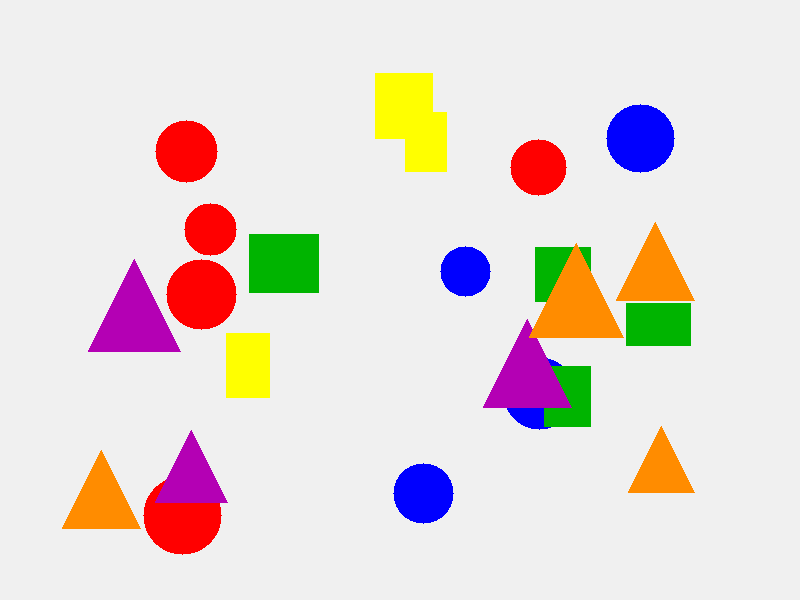
//> input picture images/q01_test.png, 800 x 600 px
$ ./main   (built with g++ and OpenCV 4)
//> lines starting //> are read from the running program, lines starting //| are printed output that depends on the picture; after the words box and inside, x2 and y2 are one past the last pixel; in counts of white or black regions, pixels touching at a corner belong together
// ============================================================
// 第一题：多形状物块检测与分类计数
//
// 这张图里的物块会互相压盖：颜色不同的两块叠在一起，在灰度/二值图里
// 就粘成一个连通域，直接 findContours 会把三四个物块数成一个。
//
// 分工是这样的：
//   - 颜色只用来"拆分粘连"。每个物块是单一纯色，所以按色相把前景
//     分层，压在下面的物块虽然被啃掉一块，至少不会和压它的那块混在
//     一起。色相层是从直方图里自动找出来的，没有写死任何一种颜色。
//   - 形状分类完全不看颜色，只用几何量：圆度 4πA/P²、多边形逼近的
//     顶点数、外接矩形的填充率。题目要求的"不能通过颜色判断"指的
//     就是这个分类环节。
//
// 被压盖的物块有缺口，圆度、填充率都会掉下来，这时改用它的凸包来
// 判断：缺口是另一个物块的直边切出来的，所以凸包把缺口补回去以后，
// 圆被补成圆、三角形被补成三角形。
// ============================================================
#include <opencv2/opencv.hpp>
#include <iostream>
#include <vector>
#include <algorithm>

using namespace std;
using namespace cv;

// 一个轮廓的几何特征
struct Feat {
    double area, peri, circ, extent;
    int vtx;
};

static Feat measure(const Mat& mask8) {
    Feat f{0, 0, 0, 0, 0};
    vector<vector<Point>> cs;
    findContours(mask8, cs, RETR_EXTERNAL, CHAIN_APPROX_SIMPLE);
    if (cs.empty()) return f;
    int bi = 0;
    for (size_t i = 1; i < cs.size(); ++i)
        if (contourArea(cs[i]) > contourArea(cs[bi])) bi = (int)i;

    f.area = contourArea(cs[bi]);
    f.peri = arcLength(cs[bi], true);
    f.circ = (f.peri > 1e-6) ? 4.0 * CV_PI * f.area / (f.peri * f.peri) : 0.0;

    double eps = 0.02 * f.peri;
    vector<Point> approx;
    approxPolyDP(cs[bi], approx, eps, true);
    f.vtx = (int)approx.size();

    Rect br = boundingRect(cs[bi]);
    f.extent = (br.width > 0 && br.height > 0) ? f.area / (double)(br.width * br.height) : 0.0;
    return f;
}

// 凸包版的特征：用来处理被啃掉一块的物块
static Mat hullMask(const Mat& mask8) {
    vector<vector<Point>> cs;
    findContours(mask8, cs, RETR_EXTERNAL, CHAIN_APPROX_SIMPLE);
    Mat m = Mat::zeros(mask8.size(), CV_8U);
    if (cs.empty()) return m;
    int bi = 0;
    for (size_t i = 1; i < cs.size(); ++i)
        if (contourArea(cs[i]) > contourArea(cs[bi])) bi = (int)i;
    vector<Point> hull;
    convexHull(cs[bi], hull);
    drawContours(m, vector<vector<Point>>{hull}, -1, Scalar(255), FILLED);
    return m;
}

// 兜底判据：拿三种外接模型（最小外接圆 / 最小外接矩形 / 最小外接
// 三角形）分别去覆盖轮廓，哪个模型被填得最满就判成哪一类。物块只剩
// 一个楔形、凸包也判断不出形状时用这一招。
static int bestFitModel(const Mat& mask8) {
    vector<vector<Point>> cs;
    findContours(mask8, cs, RETR_EXTERNAL, CHAIN_APPROX_SIMPLE);
    if (cs.empty()) return 2;
    int bi = 0;
    for (size_t i = 1; i < cs.size(); ++i)
        if (contourArea(cs[i]) > contourArea(cs[bi])) bi = (int)i;

    double a = contourArea(cs[bi]);
    if (a <= 1) return 2;

    Point2f c;
    float r;
    minEnclosingCircle(cs[bi], c, r);
    double rc = (r > 0) ? a / (CV_PI * r * r) : 0;

    RotatedRect rr = minAreaRect(cs[bi]);
    double ra = (double)rr.size.width * rr.size.height;
    double rrect = (ra > 0) ? a / ra : 0;

    vector<Point2f> tri;
    minEnclosingTriangle(cs[bi], tri);
    double ta = 0;
    if (tri.size() == 3) ta = fabs(contourArea(tri));
    double rtri = (ta > 0) ? a / ta : 0;

    if (rc >= rrect && rc >= rtri) return 0;   // 圆
    if (rtri > rrect) return 1;                // 三角形
    return 2;                                  // 矩形
}

// 色相直方图的峰：前景像素按色相投票，票数够多的局部峰就是一个
// 颜色层。相邻峰之间取中点作为分界。
static vector<int> findHuePeaks(const Mat& H, const Mat& fg) {
    int hist[180] = {0};
    for (int y = 0; y < fg.rows; ++y)
        for (int x = 0; x < fg.cols; ++x)
            if (fg.at<uchar>(y, x)) ++hist[H.at<uchar>(y, x)];

    long long total = 0;
    for (int i = 0; i < 180; ++i) total += hist[i];
    if (total == 0) return {};

    // 直接在色相直方图上找局部极大（和自己左右各一个 bin 比），
    // 阈值取总票数的 3%
    int thr = (int)(total * 0.03);
    vector<int> peaks;
    for (int i = 0; i < 180; ++i) {
        int a = hist[(i + 179) % 180], b = hist[i], c = hist[(i + 1) % 180];
        if (b >= thr && b >= a && b > c) peaks.push_back(i);
    }
    // 相邻的峰（间距 < 6）合并成一个
    vector<int> merged;
    for (int p : peaks) {
        if (!merged.empty()) {
            int q = merged.back();
            int d = abs(p - q);
            d = min(d, 180 - d);
            if (d < 6) {
                if (hist[p] > hist[q]) merged.back() = p;
                continue;
            }
        }
        merged.push_back(p);
    }
    return merged;
}

int main(int argc, char** argv) {
    string inPath = (argc > 1) ? argv[1] : "images/q01_test.png";
    Mat img = imread(inPath);
//> img is the input picture: 600 rows x 800 cols, CV_8UC3; mean B, G, R 215.3, 218.7, 229.9
    if (img.empty()) {
        cerr << "无法读取图像: " << inPath << endl;
        return 1;
    }

    // ---------- 1. 前景掩码：只靠饱和度，不看色相 ----------
    Mat hsv;
    cvtColor(img, hsv, COLOR_BGR2HSV);
//> hsv: 600 rows x 800 cols, CV_8UC3; mean H, S, V 8, 35.7, 238.7
    Mat Hh, Ss, Vv;
    vector<Mat> ch;
    split(hsv, ch);
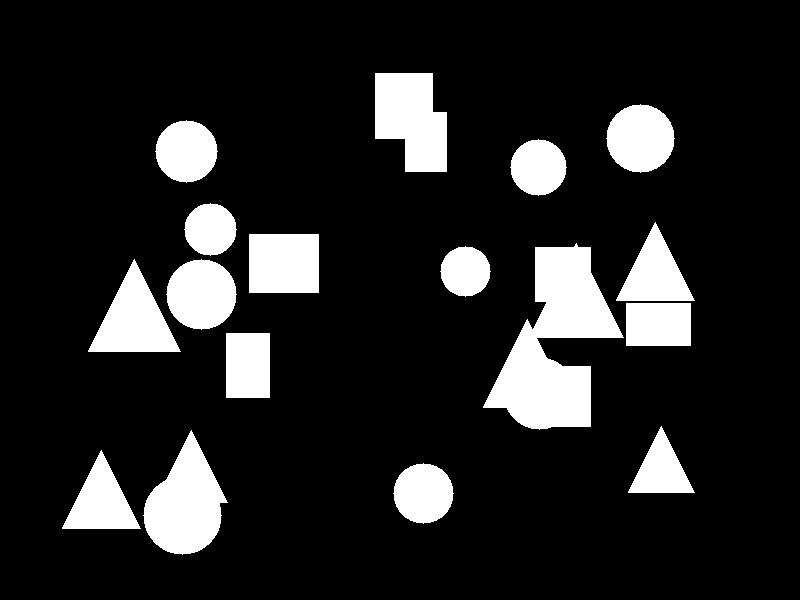
//> ch[1]: 600 rows x 800 cols, CV_8UC1; 14% white; 17 white regions, largest, box (x1, y1, x2, y2) and area: (483, 243, 624, 430) 12876, (143, 430, 228, 555) 6213, (375, 73, 447, 172) 5592
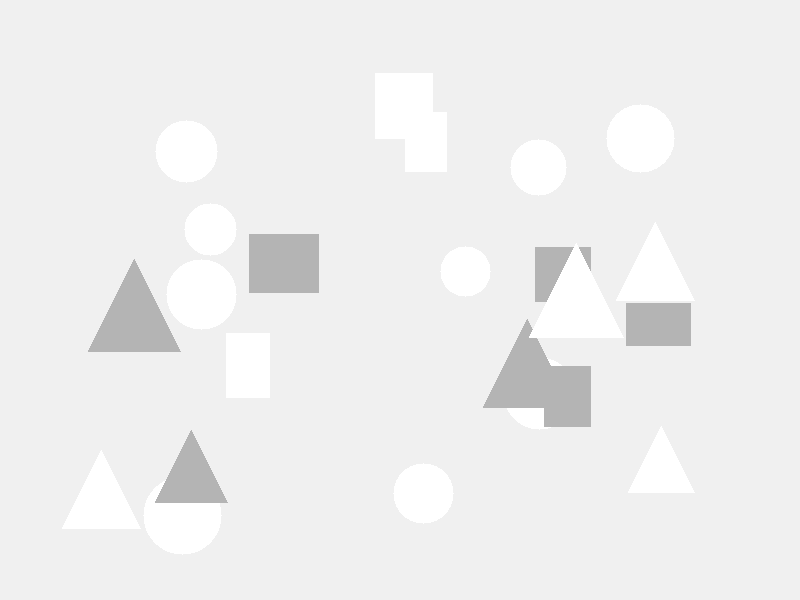
//> ch[2]: 600 rows x 800 cols, CV_8UC1; min 180, max 255, mean 238.7
    Hh = ch[0]; Ss = ch[1]; Vv = ch[2];

    Mat fg;
    inRange(hsv, Scalar(0, 90, 60), Scalar(180, 255, 255), fg);

    // ---------- 2. 按色相分层（只为了拆分粘连，不参与分类） ----------
    vector<int> peaks = findHuePeaks(Hh, fg);
//> after the loop in findHuePeaks, `for (int y = 0; y < fg.rows; ++y)`: hist = 180 values, max 14940 at index 0, min 0 at index 1, mean 373.7
//> the loop in findHuePeaks, `for (int i = 0; i < 180; ++i) total += hist[i];` made 180 passes
//> total on passes 1 to 3: 14940, 14940, 14940
//> after the loop in findHuePeaks, `for (int i = 0; i < 180; ++i) total += hist[i];`: total = 67270
//> in findHuePeaks, `int thr = (int)(total * 0.03);`: thr = 2018
//> the loop in findHuePeaks, `for (int i = 0; i < 180; ++i)` made 180 passes
//> (a, b, c) on passes 1 to 3: (0, 14940, 0), (14940, 0, 0), (0, 0, 0)
//> peaks = [0, 16, 30, 60, 120, 150]
    if (peaks.empty()) {
        cerr << "没有找到任何颜色层" << endl;
        return 2;
    }

    Mat layer(img.size(), CV_8U, Scalar(0));   // 0 背景，1..P 层号
    for (int y = 0; y < img.rows; ++y)
        for (int x = 0; x < img.cols; ++x) {
            if (!fg.at<uchar>(y, x)) continue;
            int h = Hh.at<uchar>(y, x);
            int best = 0, bd = 999;
            for (size_t k = 0; k < peaks.size(); ++k) {
                int d = abs(h - peaks[k]);
                d = min(d, 180 - d);
                if (d < bd) { bd = d; best = (int)k; }
            }
            layer.at<uchar>(y, x) = (uchar)(best + 1);
        }
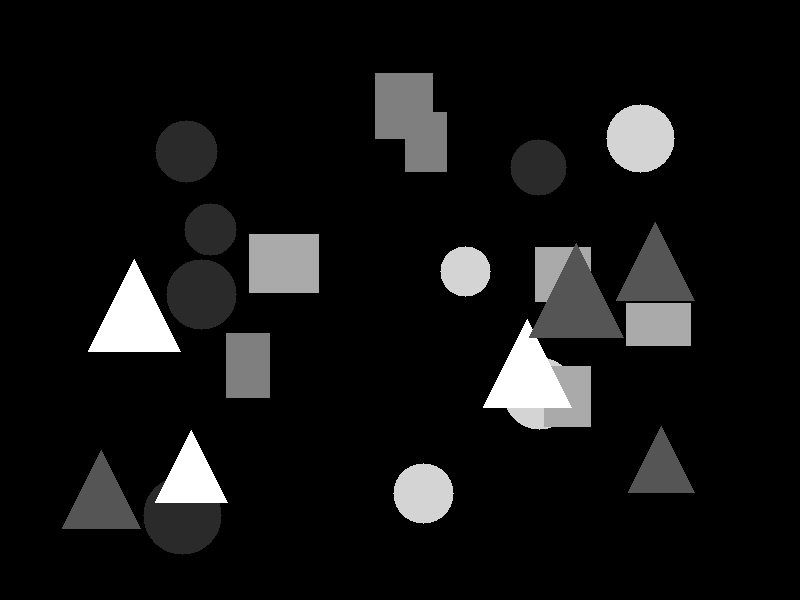
//> layer: 600 rows x 800 cols, CV_8UC1; min 0, max 6, mean 0.46; drawn with min black and max white

    // ---------- 3. 逐层分类 ----------
    int nCircle = 0, nRect = 0, nTri = 0, nOther = 0;
    Mat out = img.clone();
    Mat k3 = getStructuringElement(MORPH_ELLIPSE, Size(3, 3));

    const Scalar colCircle(0, 255, 0);
    const Scalar colRect(255, 0, 0);
    const Scalar colTri(0, 0, 255);
    const Scalar colOther(0, 165, 255);

    for (size_t k = 0; k < peaks.size(); ++k) {
        Mat one = (layer == (int)k + 1);
        one.convertTo(one, CV_8U, 255);
        morphologyEx(one, one, MORPH_OPEN, k3);

        Mat lbl, stats, cents;
        int n = connectedComponentsWithStats(one, lbl, stats, cents);

        for (int i = 1; i < n; ++i) {
            int area = stats.at<int>(i, CC_STAT_AREA);
            if (area < 200) continue;              // 抗锯齿碎边

            Mat piece = (lbl == i);
            piece.convertTo(piece, CV_8U, 255);

            Feat f = measure(piece);
            string label;
            Scalar color;

            if (f.circ >= 0.85) {                   // 完整的圆
                ++nCircle; label = "C" + to_string(nCircle); color = colCircle;
            } else if (f.vtx == 3 && f.extent < 0.60) {   // 完整的三角形
                ++nTri; label = "T" + to_string(nTri); color = colTri;
            } else if (f.vtx == 4 && f.extent >= 0.90) {  // 完整的矩形
                ++nRect; label = "R" + to_string(nRect); color = colRect;
            } else {
                // 被压盖 / 和同色物块粘连：用凸包把缺口补回去再判断
                Mat hull = hullMask(piece);
                Feat h = measure(hull);
                if (h.circ >= 0.82) {
                    ++nCircle; label = "C" + to_string(nCircle); color = colCircle;
                } else if (h.vtx == 3) {
                    ++nTri; label = "T" + to_string(nTri); color = colTri;
                } else if (h.vtx == 4 || (h.vtx <= 6 && h.extent > 0.75)) {
                    ++nRect; label = "R" + to_string(nRect); color = colRect;
                } else {
                    // 只剩一个楔形时凸包也认不出来，用外接模型兜底
                    int mt = bestFitModel(hull);
                    if (mt == 0) { ++nCircle; label = "C" + to_string(nCircle); color = colCircle; }
                    else if (mt == 1) { ++nTri; label = "T" + to_string(nTri); color = colTri; }
                    else { ++nRect; label = "R" + to_string(nRect); color = colRect; }
                }
            }

            // 用凸包画框：被压盖的物块也能框出完整范围
            Mat hull = hullMask(piece);
            vector<vector<Point>> cc;
            findContours(hull, cc, RETR_EXTERNAL, CHAIN_APPROX_SIMPLE);
            if (!cc.empty()) drawContours(out, cc, -1, color, 2);

            Moments m = moments(cc.empty() ? piece : hull, true);
            if (m.m00 > 0) {
                Point c((int)(m.m10 / m.m00), (int)(m.m01 / m.m00));
                putText(out, label, c + Point(-10, 5), FONT_HERSHEY_SIMPLEX, 0.5,
                        Scalar(0, 0, 0), 3, LINE_AA);
                putText(out, label, c + Point(-10, 5), FONT_HERSHEY_SIMPLEX, 0.5,
                        color, 1, LINE_AA);
            }
        }
    }
//> this loop made 6 passes
//> (n, nCircle, nTri, nRect) on passes 1, 2, 4, 5, 6: (6, 5, 0, 0), (5, 5, 4, 0), (6, 5, 4, 6), (6, 8, 5, 6), (4, 8, 8, 6)
//> pass 1, `int n = connectedComponentsWithStats(one, lbl, stats, cents);`:
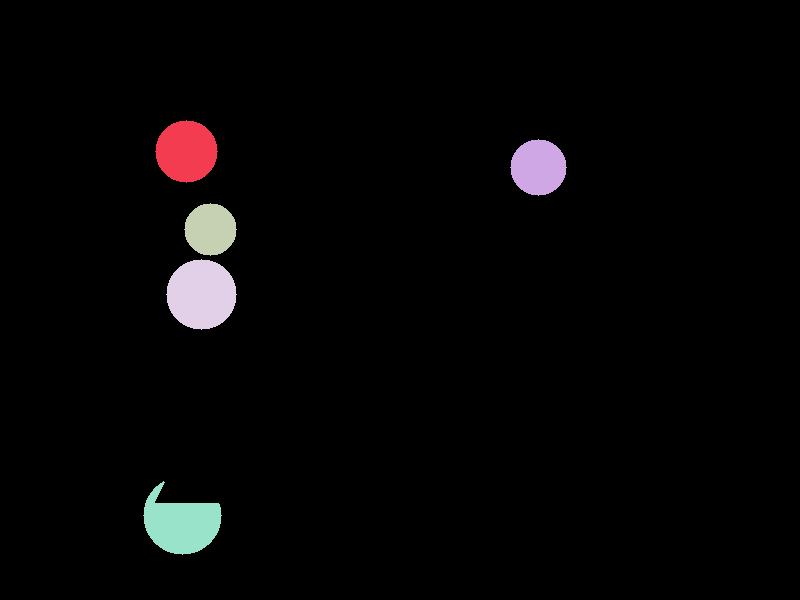
//> lbl: 600 rows x 800 cols, CV_32SC1; 6 distinct labels, from 0 to 5; one colour per label, 0 black
//> pass 2, `Mat one = (layer == (int)k + 1);`:
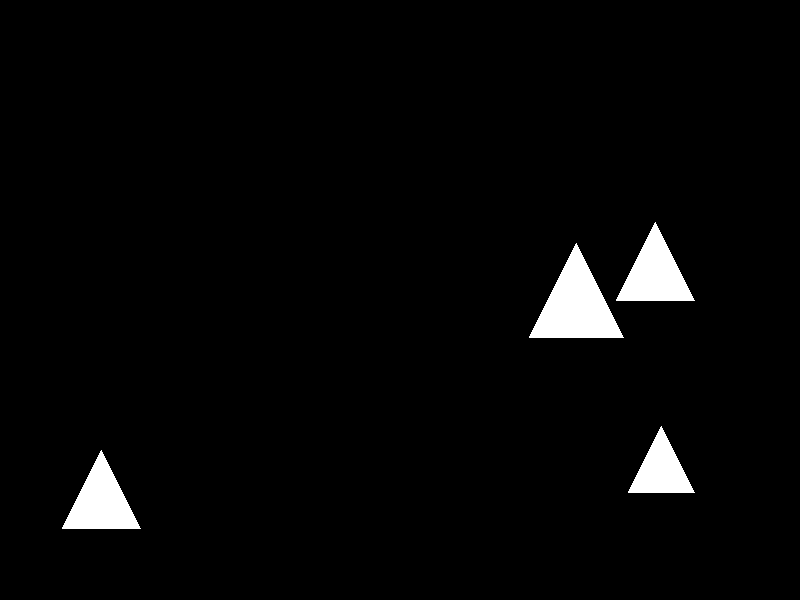
//> one: 600 rows x 800 cols, CV_8UC1; 2.7% white; 4 white regions, box (x1, y1, x2, y2) and area: (529, 243, 624, 338) 4560, (616, 222, 695, 301) 3160, (62, 450, 141, 529) 3160, (628, 426, 695, 493) 2278
//> after the loop:
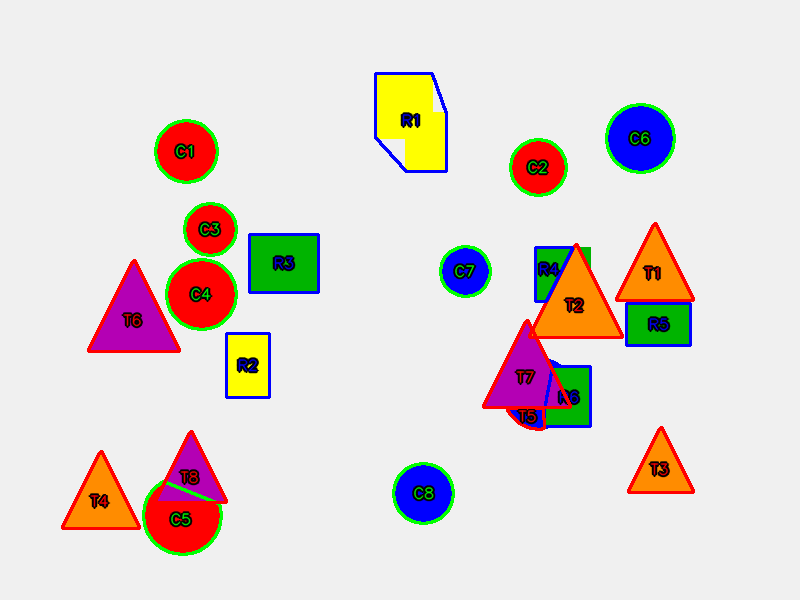
//> out: 600 rows x 800 cols, CV_8UC3; 4.65% of pixels changed, all inside (x1, y1, x2, y2) = (61, 72, 695, 556)
//> after the loop, nCircle = 8; nTri = 8; nRect = 6

    // ---------- 4. 输出 ----------
    cout << "颜色层数: " << peaks.size() << "（色相峰值";
//| 颜色层数: 6（色相峰值
    for (size_t k = 0; k < peaks.size(); ++k) cout << " " << peaks[k];
//> this loop made 6 passes
//|  0 16 30 60 120
//> (output is shown up to pass 5 of 6)
    cout << "）" << endl;
    cout << "圆形: " << nCircle << " 个" << endl;
//| 圆形: 8 个
    cout << "矩形: " << nRect << " 个" << endl;
//| 矩形: 6 个
    cout << "三角形: " << nTri << " 个" << endl;
//| 三角形: 8 个
    if (nOther) cout << "未分类: " << nOther << " 个" << endl;
    cout << "合计: " << nCircle + nRect + nTri + nOther << " 个" << endl;
//| 合计: 22 个

    string head = "Circles:" + to_string(nCircle) + "  Rects:" + to_string(nRect) +
                  "  Triangles:" + to_string(nTri);
//> head = "Circles:8  Rects:6  Triangles:8"
    putText(out, head, Point(10, 30), FONT_HERSHEY_SIMPLEX, 0.8,
            Scalar(0, 0, 0), 3, LINE_AA);
    putText(out, head, Point(10, 30), FONT_HERSHEY_SIMPLEX, 0.8,
            Scalar(0, 0, 255), 1, LINE_AA);
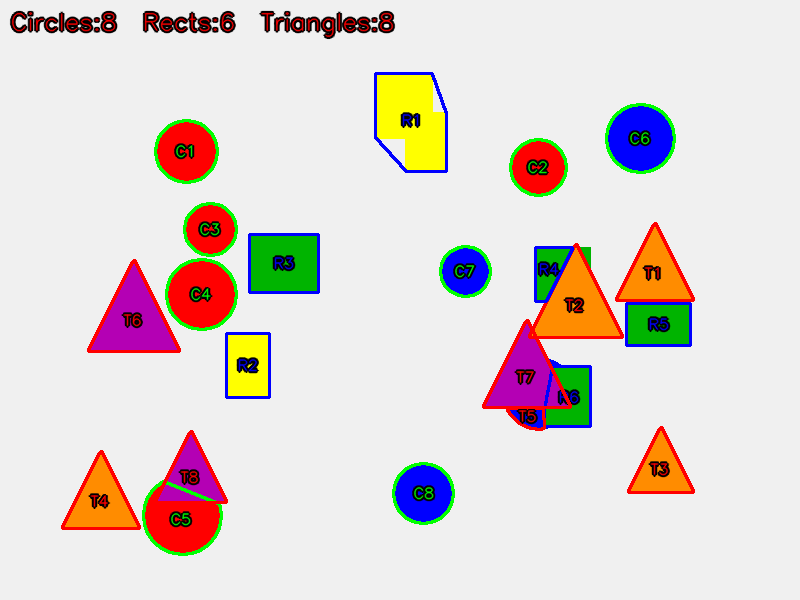
//> out: 600 rows x 800 cols, CV_8UC3; mean B, G, R 210.2, 213.9, 223.8

    string outPath = (argc > 2) ? argv[2] : "q01_result.png";
    imwrite(outPath, out);
    cout << "结果图已保存: " << outPath << endl;
    return 0;
}

$ run again, with images/q04_test.png copied over images/q01_test.png
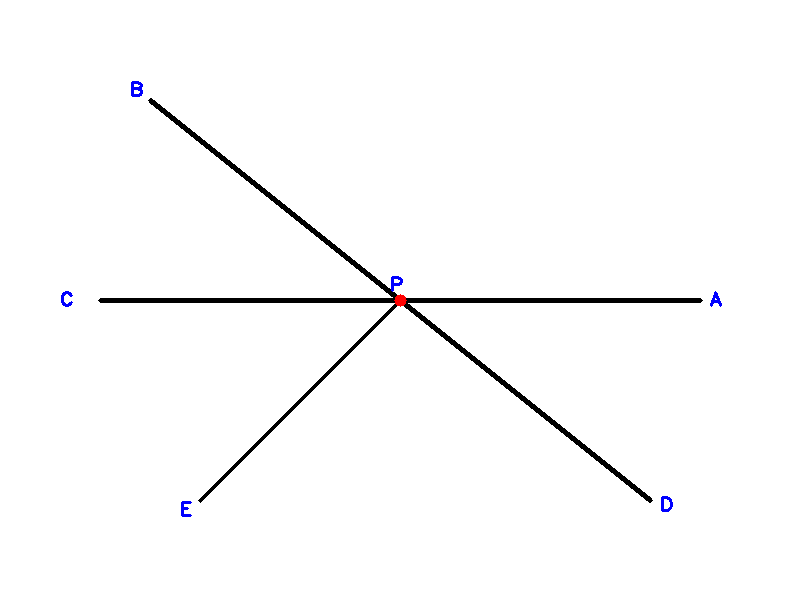
//> input picture images/q04_test.png, 800 x 600 px
//> img is the input picture: 600 rows x 800 cols, CV_8UC3; mean B, G, R 251.1, 250.8, 250.8
//> hsv: 600 rows x 800 cols, CV_8UC3; mean H, S, V 0.2, 0.4, 251.2
//> `split(hsv, ch);`:
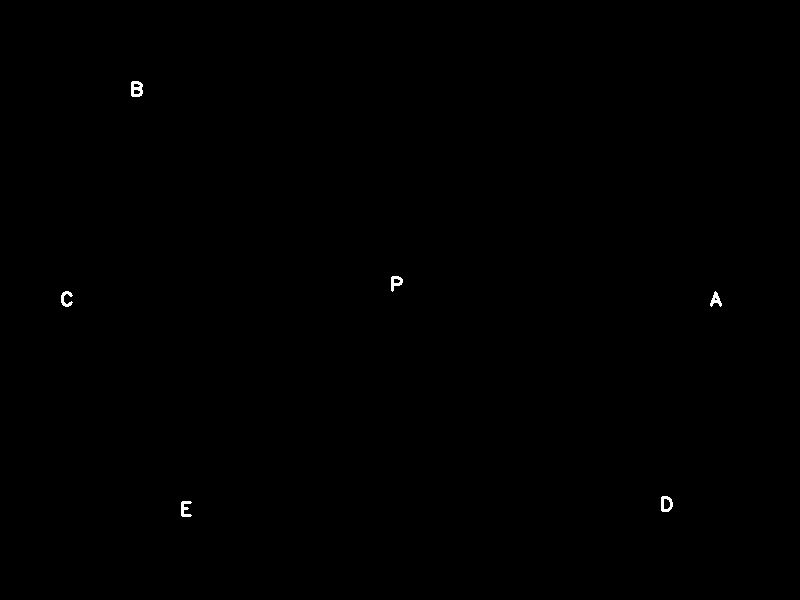
//> ch[0]: 600 rows x 800 cols, CV_8UC1; values 0 (black) and 120 (white), 0.14% white; 6 white regions, box (x1, y1, x2, y2) and area: (131, 81, 143, 97) 139, (661, 496, 673, 512) 114, (181, 501, 192, 517) 103, (391, 276, 403, 292) 102, (61, 291, 73, 307) 97, (710, 291, 722, 307) 93
//> after the loop in findHuePeaks, `for (int y = 0; y < fg.rows; ++y)`: hist = 180 values, max 648 at index 120, min 0 at index 1, mean 4.23
//> after the loop in findHuePeaks, `for (int i = 0; i < 180; ++i) total += hist[i];`: total = 761
//> thr = 22
//> the loop in findHuePeaks, `for (int i = 0; i < 180; ++i)` made 180 passes
//> (a, b) on passes 1 to 3: (0, 113), (113, 0), (0, 0)
//> peaks = [0, 120]
//> the loop `for (size_t k = 0; k < peaks.size(); ++k)` made 2 passes
//> (stats, cents, n, nCircle, nTri, nRect) on pass 1: ([[0, 0, 800, 600, 479887], [394, 294, 13, 13, 113]], [[399.5, 299.5], [400, 300]], 2, 0, 0, 0)
//> after the loop `for (size_t k = 0; k < peaks.size(); ++k)`: nCircle = 0
//| 颜色层数: 2（色相峰值
//> the loop `for (size_t k = 0; k < peaks.size(); ++k) cout << " " << peaks[k];` made 2 passes
//|  0 120
//| 圆形: 0 个
//| 矩形: 0 个
//| 三角形: 0 个
//| 合计: 0 个
//> head = "Circles:0  Rects:0  Triangles:0"
//> `putText(out, head, Point(10, 30), FONT_HERSHEY_SIMPLEX, 0.8, Scalar(0,..`:
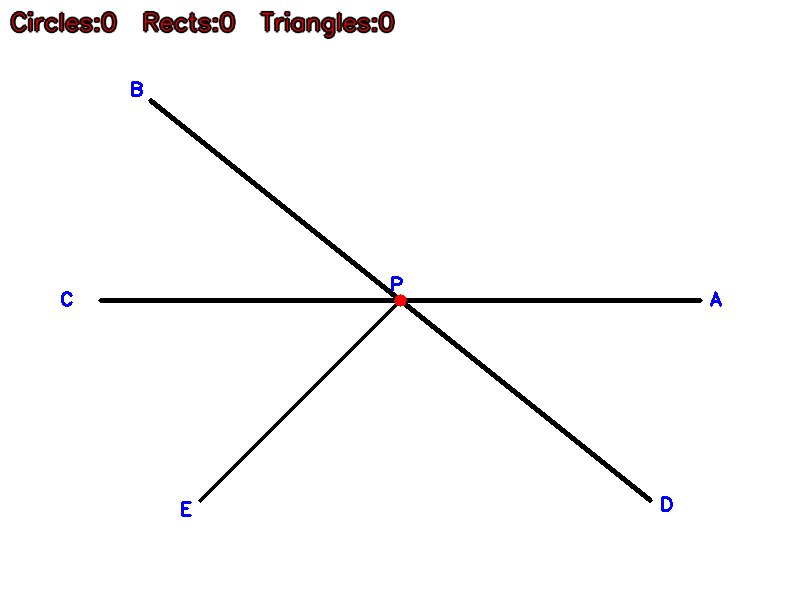
//> out: 600 rows x 800 cols, CV_8UC3; mean B, G, R 248.8, 248.4, 249
